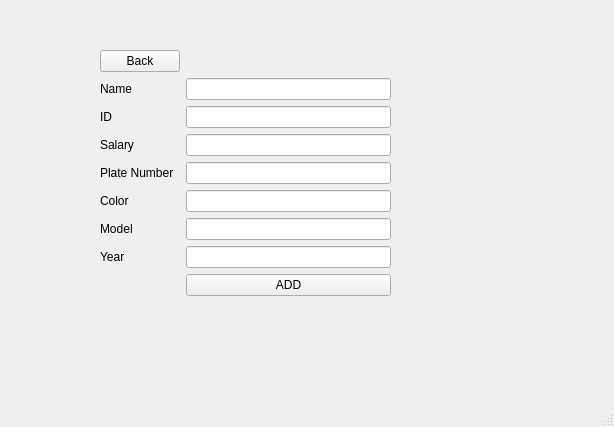
<?xml version="1.0" encoding="UTF-8"?>
<ui version="4.0">
 <class>AdminWindow</class>
 <widget class="QMainWindow" name="AdminWindow">
  <property name="geometry">
   <rect>
    <x>0</x>
    <y>0</y>
    <width>614</width>
    <height>427</height>
   </rect>
  </property>
  <property name="windowTitle">
   <string>MainWindow</string>
  </property>
  <widget class="QWidget" name="centralwidget">
   <widget class="QStackedWidget" name="stack">
    <property name="geometry">
     <rect>
      <x>60</x>
      <y>20</y>
      <width>421</width>
      <height>341</height>
     </rect>
    </property>
    <property name="currentIndex">
     <number>3</number>
    </property>
    <widget class="QWidget" name="page_4">
     <widget class="QLineEdit" name="pass_txt_box">
      <property name="geometry">
       <rect>
        <x>180</x>
        <y>160</y>
        <width>201</width>
        <height>20</height>
       </rect>
      </property>
      <property name="echoMode">
       <enum>QLineEdit::Password</enum>
      </property>
     </widget>
     <widget class="QLabel" name="pass_label">
      <property name="geometry">
       <rect>
        <x>90</x>
        <y>160</y>
        <width>71</width>
        <height>16</height>
       </rect>
      </property>
      <property name="text">
       <string>Password</string>
      </property>
     </widget>
     <widget class="QLabel" name="id_lbl">
      <property name="geometry">
       <rect>
        <x>90</x>
        <y>110</y>
        <width>47</width>
        <height>13</height>
       </rect>
      </property>
      <property name="text">
       <string>Name</string>
      </property>
     </widget>
     <widget class="QLineEdit" name="id_txt_box">
      <property name="geometry">
       <rect>
        <x>180</x>
        <y>110</y>
        <width>201</width>
        <height>20</height>
       </rect>
      </property>
     </widget>
     <widget class="QPushButton" name="loginButton">
      <property name="geometry">
       <rect>
        <x>320</x>
        <y>270</y>
        <width>101</width>
        <height>41</height>
       </rect>
      </property>
      <property name="text">
       <string>Login</string>
      </property>
     </widget>
    </widget>
    <widget class="QWidget" name="page">
     <widget class="QPushButton" name="addButton">
      <property name="geometry">
       <rect>
        <x>100</x>
        <y>80</y>
        <width>221</width>
        <height>61</height>
       </rect>
      </property>
      <property name="text">
       <string>Add Driver</string>
      </property>
     </widget>
     <widget class="QPushButton" name="viewAllButton">
      <property name="geometry">
       <rect>
        <x>100</x>
        <y>160</y>
        <width>221</width>
        <height>61</height>
       </rect>
      </property>
      <property name="text">
       <string>View History</string>
      </property>
     </widget>
     <widget class="QPushButton" name="logout_btn">
      <property name="geometry">
       <rect>
        <x>10</x>
        <y>10</y>
        <width>75</width>
        <height>23</height>
       </rect>
      </property>
      <property name="text">
       <string>logout</string>
      </property>
     </widget>
    </widget>
    <widget class="QWidget" name="page_2">
     <widget class="QPushButton" name="pushButton_3">
      <property name="geometry">
       <rect>
        <x>10</x>
        <y>10</y>
        <width>75</width>
        <height>23</height>
       </rect>
      </property>
      <property name="text">
       <string>Back</string>
      </property>
     </widget>
     <widget class="QLabel" name="label">
      <property name="geometry">
       <rect>
        <x>42</x>
        <y>62</y>
        <width>251</width>
        <height>31</height>
       </rect>
      </property>
      <property name="text">
       <string>Trips</string>
      </property>
     </widget>
     <widget class="QListView" name="listView">
      <property name="geometry">
       <rect>
        <x>40</x>
        <y>100</y>
        <width>331</width>
        <height>192</height>
       </rect>
      </property>
     </widget>
    </widget>
    <widget class="QWidget" name="page_3">
     <widget class="QWidget" name="formLayoutWidget_2">
      <property name="geometry">
       <rect>
        <x>40</x>
        <y>30</y>
        <width>291</width>
        <height>293</height>
       </rect>
      </property>
      <layout class="QFormLayout" name="AddLayout">
       <item row="0" column="0">
        <widget class="QPushButton" name="pushButton_4">
         <property name="text">
          <string>Back</string>
         </property>
        </widget>
       </item>
       <item row="1" column="0">
        <widget class="QLabel" name="label_2">
         <property name="text">
          <string>Name</string>
         </property>
        </widget>
       </item>
       <item row="1" column="1">
        <widget class="QLineEdit" name="lineEdit"/>
       </item>
       <item row="2" column="0">
        <widget class="QLabel" name="label_3">
         <property name="text">
          <string>ID</string>
         </property>
        </widget>
       </item>
       <item row="2" column="1">
        <widget class="QLineEdit" name="lineEdit_2"/>
       </item>
       <item row="3" column="0">
        <widget class="QLabel" name="label_4">
         <property name="text">
          <string>Salary</string>
         </property>
        </widget>
       </item>
       <item row="3" column="1">
        <widget class="QLineEdit" name="lineEdit_3"/>
       </item>
       <item row="4" column="0">
        <widget class="QLabel" name="label_5">
         <property name="text">
          <string>Plate Number</string>
         </property>
        </widget>
       </item>
       <item row="4" column="1">
        <widget class="QLineEdit" name="lineEdit_4"/>
       </item>
       <item row="5" column="1">
        <widget class="QLineEdit" name="lineEdit_5"/>
       </item>
       <item row="6" column="1">
        <widget class="QLineEdit" name="lineEdit_6"/>
       </item>
       <item row="7" column="1">
        <widget class="QLineEdit" name="lineEdit_7"/>
       </item>
       <item row="7" column="0">
        <widget class="QLabel" name="label_8">
         <property name="text">
          <string>Year</string>
         </property>
        </widget>
       </item>
       <item row="8" column="1">
        <widget class="QPushButton" name="pushButton">
         <property name="text">
          <string>ADD</string>
         </property>
        </widget>
       </item>
       <item row="5" column="0">
        <widget class="QLabel" name="label_6">
         <property name="text">
          <string>Color</string>
         </property>
        </widget>
       </item>
       <item row="6" column="0">
        <widget class="QLabel" name="label_7">
         <property name="text">
          <string>Model</string>
         </property>
        </widget>
       </item>
      </layout>
     </widget>
    </widget>
   </widget>
  </widget>
  <widget class="QMenuBar" name="menubar">
   <property name="geometry">
    <rect>
     <x>0</x>
     <y>0</y>
     <width>614</width>
     <height>21</height>
    </rect>
   </property>
  </widget>
  <widget class="QStatusBar" name="statusbar"/>
 </widget>
 <resources/>
 <connections/>
</ui>
